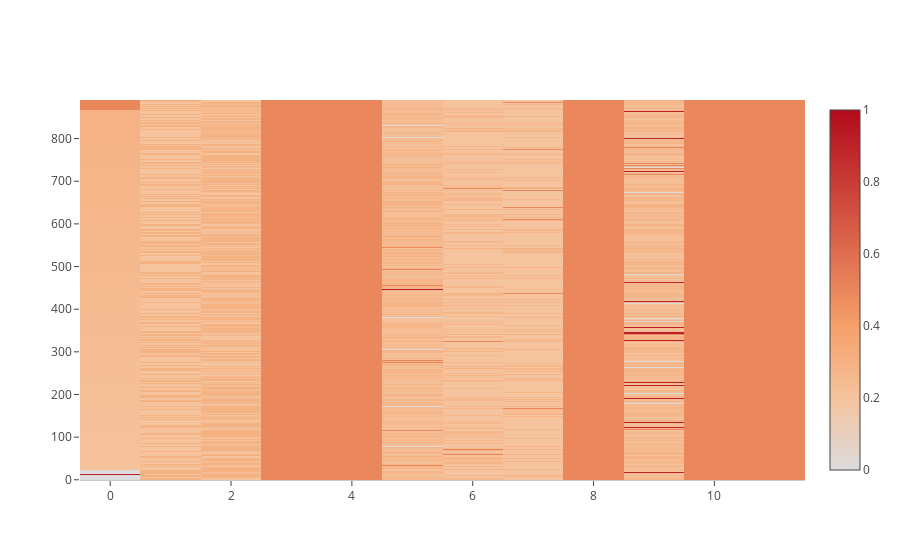

The code cell stored with this chart in its notebook:
### Code cell
demo_dataframe_plot()

### Figure 1 — Plotly figure (JSON) as saved in the notebook; plotly's stock layout.template omitted (floating-point values rounded to 4 significant figures; data arrays with more than 128 entries replaced by an {"elided": "..."} marker saying what was removed)
{"data": [{"colorscale": [[0, "rgb(0.0,0.0,0.0)"], [0.5, "rgb(255.0,255.0,255.0)"], [0.5, "rgb(255.0, 0.0, 0.0)"], [0.5833, "rgb(255.0, 0.0, 0.0)"], [0.5833, "rgb(255.0, 200.0, 0.0)"], [0.6667, "rgb(255.0, 200.0, 0.0)"], [0.6667, "rgb(127.0, 0.0, 255.0)"], [0.75, "rgb(127.0, 0.0, 255.0)"], [0.75, "rgb(255.0, 128.0, 0.0)"], [0.8333, "rgb(255.0, 128.0, 0.0)"], [0.8333, "rgb(128.0, 128.0, 128.0)"], [0.9167, "rgb(128.0, 128.0, 128.0)"], [0.9167, "rgb(0.0, 0.0, 255.0)"], [1, "rgb(0.0, 0.0, 255.0)"]], "type": "heatmap", "uid": "98e1b8af-8453-459f-8093-f9d321e47c70", "z": {"elided": "891x12 float values"}, "zmax": 1, "zmin": 0}], "layout": {}}
